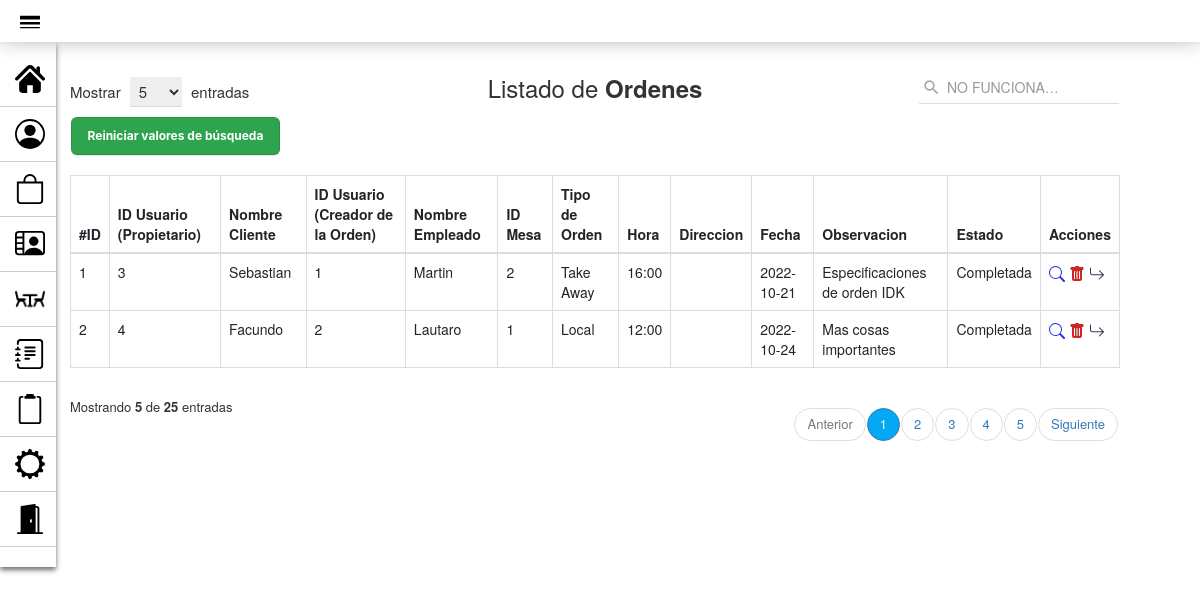
Screenshot of /PAGINA_GestionOrdenes.php with the database file from the repository.
### tables this page shows
CREATE TABLE `orden` (
  `id_orden` int(10) PRIMARY KEY NOT NULL AUTO_INCREMENT COMMENT 'ID de la orden',  
  `cliente_orden` int(10) NULL COMMENT '',
  `empleado_orden` int(10) NULL COMMENT '',
  `mesa_orden` int(10) NULL COMMENT '',
  `tipo_orden` enum('Local','Take Away','Delivery') NULL COMMENT 'Tipo de orden funcional',
  `hora` varchar(10) NOT NULL COMMENT '',
  `direccion` varchar(80) NULL COMMENT '',
  `fecha` date NOT NULL COMMENT 'Fecha de la orden realizada',
  `observacion` varchar(90) NULL COMMENT 'Comentarios para realizar el pedido',
  `estado_orden` enum('Generandose...','Pendiente','En Proceso','Completada') NOT NULL COMMENT 'Estado de la orden',
  CONSTRAINT cliente_orden FOREIGN KEY (cliente_orden) REFERENCES usuario(id_usuario),
  CONSTRAINT empleado_orden FOREIGN KEY (empleado_orden) REFERENCES usuario(id_usuario),
  CONSTRAINT mesa_orden FOREIGN KEY (mesa_orden) REFERENCES mesa(id_mesa)
);

### modelo/conexion.php (called while the page is built)
<?php
class Conectar{
    public static function conexion (){
        try{
            $host ="localhost";
            $user ="root";
            $pass="";
            $bd="proyecto_grupo2";
            $con = mysqli_connect($host,$user,$pass);
            mysqli_select_db($con,$bd);
            return $con;
        }catch(Exception $e){
    die('Error'.$e->getMessage());
    echo "La linea de error " . $e->getLine();
        }
    }
    }
?>

### modelo/Orden.php (called while the page is built, shortened)
<?php
class Orden
{
    private $con;
    private $orden;
    public function __construct()
    {
        require_once("conexion.php");
        $this->con = conectar::conexion();
    }
    public function listar_ordenes()
    {
        $sql = "SELECT *
        FROM orden ORDER BY id_orden";
        $query = mysqli_query($this->con, $sql);
        while ($filas = mysqli_fetch_array($query)) {
            $this->orden[] = $filas;
        }
        return $this->orden;
    }
}
?>

### vista/Orden_view.php (the view, shortened to what this page needs)
<!DOCTYPE html>
<html lang="es">
<head>
    <link rel="stylesheet" href="assets/styles2.css">
    <link href="https://cdn.jsdelivr.net/npm/bootstrap@5.2.0/dist/css/bootstrap.min.css" rel="stylesheet">
    <link href="https://maxcdn.bootstrapcdn.com/bootstrap/3.3.7/css/bootstrap.min.css" rel="stylesheet">
</head>
<body>
    <div class="container">
        <div class="table-responsive">
            <div class="table-wrapper">
                <div class="table-title">
                    <div class="row">
                        <div class="col-xs-4">
                            <div class="show-entries">
                                <span>Mostrar</span>
                                <select>
                                    <option>5</option>
                                </select>
                                <span>entradas</span>
                            </div>
                        </div>
                        <div class="col-xs-4">
                            <h2 class="text-center">Listado de <b>Ordenes</b></h2>
                        </div>
                        <?php require_once("vista/buscar_orden_view.php"); ?>
                        <table class="table table-bordered">
                            <thead>
                                <tr>
                                    <th>#ID</th>
                                    <th>ID Usuario (Propietario)</th>
                                    <th>Nombre Cliente</th>
                                    <th>ID Usuario (Creador de la Orden)</th>
                                    <th>Nombre Empleado</th>
                                    <th>ID Mesa</th>
                                    <th>Tipo de Orden</th>
                                    <th>Hora</th>
                                    <th>Direccion</th>
                                    <th>Fecha</th>
                                    <th>Observacion</th>
                                    <th>Estado</th>
                                    <th>Acciones</th>
                                </tr>
                            </thead>
                            <tbody>
                                <?php foreach ($matrizOrden as $orden) : ?>
                                    <tr>
                                        <td scope="row"><?php echo $orden['id_orden'] ?></td>
                                        <td><?php echo $orden['cliente_orden'] ?></td>
                                        <td><?php echo $_SESSION['cliente_orden'] ?></td>
                                        <td><?php echo $orden['empleado_orden'] ?></td>
                                        <td><?php echo $_SESSION['empleado_orden'] ?></td>
                                        <td><?php echo $orden['mesa_orden'] ?></td>
                                        <td><?php echo $orden['tipo_orden'] ?></td>
                                        <td><?php echo $orden['hora'] ?></td>
                                        <td><?php echo $orden['direccion'] ?></td>
                                        <td><?php echo $orden['fecha'] ?></td>
                                        <td><?php echo $orden['observacion'] ?></td>
                                        <td><?php echo $orden['estado_orden'] ?></td>
                                        <td>
                                            <a href="VerOrden_pagina.php?id=<?php echo $orden['id_orden'] ?>" title="Ver Orden"><img src="assets/iconos/icono-lupa.svg"></a>
                                            <a href="controlador/eliminar_Orden_controlador.php?id=<?php echo $orden['id_orden'] ?>" title="Eliminar" onclick="javascript:return asegurar();"><img src="assets/iconos/icono-papelera.svg"></a>
                                            <a href="controlador/AvanzarEstadoOrden_controlador.php?id=<?php echo $orden['id_orden'] ?>" title="Avanzar Estado"><img src="assets/iconos/icono-flecha.svg"></a>
                                        </td>
                                    </tr>
                                <?php endforeach; ?>
                            </tbody>
                        </table>
                        <div class="clearfix">
                            <div class="hint-text">Mostrando <b>5</b> de <b>25</b> entradas</div>
                            <ul class="pagination">
                                <li class="page-item disabled"><a href="#">Anterior</a></li>
                                <li class="page-item active"><a href="#" class="page-link">1</a></li>
                                <li class="page-item"><a href="#" class="page-link">2</a></li>
                                <li class="page-item"><a href="#" class="page-link">3</a></li>
                                <li class="page-item"><a href="#" class="page-link">4</a></li>
                                <li class="page-item"><a href="#" class="page-link">5</a></li>
                                <li class="page-item"><a href="#" class="page-link">Siguiente</a></li>
                            </ul>
                        </div>
                    </div>
                </div>
</body>
</html>

### assets/styles2.css (style rules this page uses)
body { font-family: 'Roboto', sans-serif; background-repeat: no-repeat; background-size: cover; }
.table-responsive { margin: 50px 0; margin-left: 20px; }
.table-wrapper { min-width: 35em; background: #fff; padding: 20px; box-shadow: 0 1px 1px rgba(0, 0, 0, .05); }
.table-title { font-size: 15px; padding-bottom: 10px; margin: 0 0 10px; min-height: 45px; }
.table-title h2 { margin: 5px 0 0; font-size: 24px; }
.table-title select { border-color: #ddd; border-width: 0 0 1px 0; padding: 3px 10px 3px 5px; margin: 0 5px; }
.table-title .show-entries { margin-top: 7px; }
table.table tr th, table.table tr td { border-color: #e9e9e9; }
table.table td:last-child { width: fit-content; }
table.table td a { color: #a0a5b1; }
.pagination { float: right; margin: 0 0 5px; }
.pagination li a { border: none; font-size: 13px; min-width: 30px; min-height: 30px; padding: 0 10px; color: #999; margin: 0 2px; line-height: 30px; border-radius: 30px !important; text-align: center; }
.pagination li.active a { background: #03A9F4; }
.hint-text { float: left; margin-top: 10px; font-size: 13px; }

### assets/styles_navbar.css (style rules this page uses)
* { margin: 0px; padding: 0px; }

### rows the page displays
orden: id_orden "1", cliente_orden "3", cliente_orden "Sebastian", empleado_orden "1", empleado_orden "Martin", mesa_orden "2", tipo_orden "Take Away", hora "16:00", fecha "2022-10-21", observacion "Especificaciones de orden IDK", estado_orden "Completada"
orden: id_orden "2", cliente_orden "4", cliente_orden "Facundo", empleado_orden "2", empleado_orden "Lautaro", mesa_orden "1", tipo_orden "Local", hora "12:00", fecha "2022-10-24", observacion "Mas cosas importantes", estado_orden "Completada"
